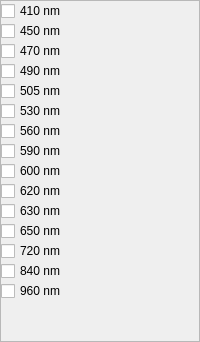
               <widget class="QFrame" name="fm_leds">
                <property name="styleSheet">
                 <string notr="true">QCheckBox{
font: 10pt &quot;Microsoft Sans Serif&quot;;
}</string>
                </property>
                <property name="frameShape">
                 <enum>QFrame::StyledPanel</enum>
                </property>
                <property name="frameShadow">
                 <enum>QFrame::Raised</enum>
                </property>
                <layout class="QVBoxLayout" name="verticalLayout_4">
                 <property name="spacing">
                  <number>0</number>
                 </property>
                 <property name="leftMargin">
                  <number>0</number>
                 </property>
                 <property name="topMargin">
                  <number>0</number>
                 </property>
                 <property name="rightMargin">
                  <number>0</number>
                 </property>
                 <property name="bottomMargin">
                  <number>0</number>
                 </property>
                 <item>
                  <widget class="QCheckBox" name="cb_led_1">
                   <property name="text">
                    <string>410 nm</string>
                   </property>
                  </widget>
                 </item>
                 <item>
                  <widget class="QCheckBox" name="cb_led_2">
                   <property name="text">
                    <string>450 nm</string>
                   </property>
                  </widget>
                 </item>
                 <item>
                  <widget class="QCheckBox" name="cb_led_3">
                   <property name="text">
                    <string>470 nm</string>
                   </property>
                  </widget>
                 </item>
                 <item>
                  <widget class="QCheckBox" name="cb_led_4">
                   <property name="text">
                    <string>490 nm</string>
                   </property>
                  </widget>
                 </item>
                 <item>
                  <widget class="QCheckBox" name="cb_led_5">
                   <property name="enabled">
                    <bool>true</bool>
                   </property>
                   <property name="acceptDrops">
                    <bool>false</bool>
                   </property>
                   <property name="autoFillBackground">
                    <bool>false</bool>
                   </property>
                   <property name="text">
                    <string>505 nm</string>
                   </property>
                   <property name="checked">
                    <bool>false</bool>
                   </property>
                  </widget>
                 </item>
                 <item>
                  <widget class="QCheckBox" name="cb_led_6">
                   <property name="text">
                    <string>530 nm</string>
                   </property>
                  </widget>
                 </item>
                 <item>
                  <widget class="QCheckBox" name="cb_led_7">
                   <property name="text">
                    <string>560 nm</string>
                   </property>
                  </widget>
                 </item>
                 <item>
                  <widget class="QCheckBox" name="cb_led_8">
                   <property name="text">
                    <string>590 nm</string>
                   </property>
                  </widget>
                 </item>
                 <item>
                  <widget class="QCheckBox" name="cb_led_9">
                   <property name="text">
                    <string>600 nm</string>
                   </property>
                  </widget>
                 </item>
                 <item>
                  <widget class="QCheckBox" name="cb_led_10">
                   <property name="text">
                    <string>620 nm</string>
                   </property>
                  </widget>
                 </item>
                 <item>
                  <widget class="QCheckBox" name="cb_led_11">
                   <property name="text">
                    <string>630 nm</string>
                   </property>
                  </widget>
                 </item>
                 <item>
                  <widget class="QCheckBox" name="cb_led_12">
                   <property name="text">
                    <string>650 nm</string>
                   </property>
                  </widget>
                 </item>
                 <item>
                  <widget class="QCheckBox" name="cb_led_13">
                   <property name="text">
                    <string>720 nm</string>
                   </property>
                  </widget>
                 </item>
                 <item>
                  <widget class="QCheckBox" name="cb_led_14">
                   <property name="text">
                    <string>840 nm</string>
                   </property>
                  </widget>
                 </item>
                 <item>
                  <widget class="QCheckBox" name="cb_led_15">
                   <property name="text">
                    <string>960 nm</string>
                   </property>
                  </widget>
                 </item>
                 <item>
                  <spacer name="space_leds">
                   <property name="orientation">
                    <enum>Qt::Vertical</enum>
                   </property>
                   <property name="sizeHint" stdset="0">
                    <size>
                     <width>20</width>
                     <height>40</height>
                    </size>
                   </property>
                  </spacer>
                 </item>
                </layout>
               </widget>
